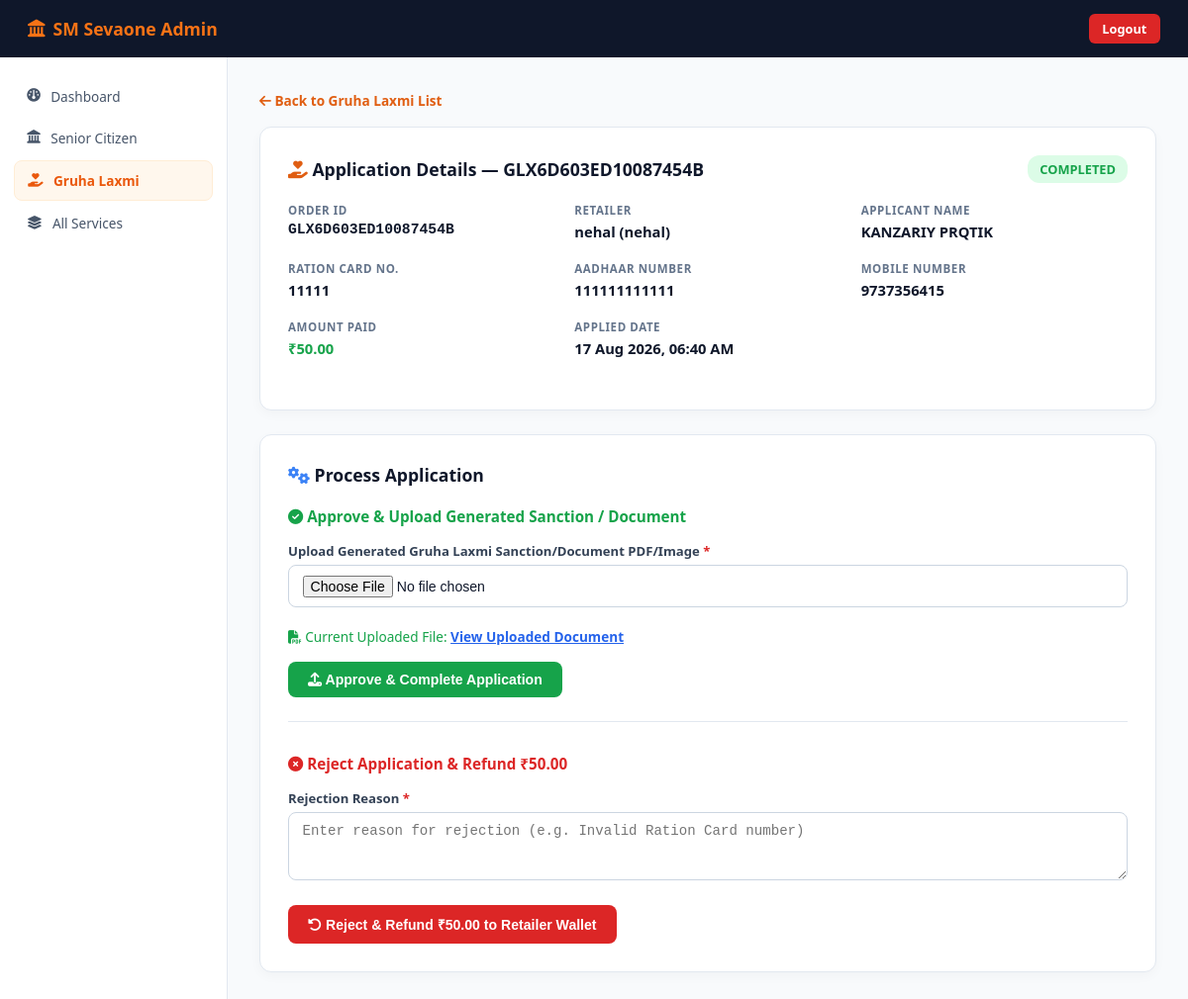
Page /admin-portal/gruha-laxmi/GLX6D603ED10087454B/ (signed in) on the committed database.
### app/models.py (models this page shows, shortened)
class GruhaLaxmiApplication(models.Model):
    STATUS_CHOICES = [('PENDING', 'Pending'), ('PROCESSING', 'Processing'), ('COMPLETED', 'Completed'), ('REJECTED', 'Rejected')]
    retailer            = models.ForeignKey(Retailer, on_delete=models.SET_NULL, null=True, blank=True, related_name='gruha_laxmi_applications')
    order_id            = models.CharField(max_length=50, unique=True, editable=False)
    ration_number       = models.CharField(max_length=30)
    aadhaar_number      = models.CharField(max_length=12)
    applicant_name      = models.CharField(max_length=100)
    mobile              = models.CharField(max_length=10)
    output_pdf          = models.FileField(upload_to=upload_gruha_laxmi_output_pdf, null=True, blank=True)
    rejection_reason    = models.TextField(blank=True)
    amount              = models.DecimalField(max_digits=10, decimal_places=2, default=50.00)
    status              = models.CharField(max_length=20, choices=STATUS_CHOICES, default='PENDING')
    created_at          = models.DateTimeField(auto_now_add=True)
    processed_at        = models.DateTimeField(null=True, blank=True)
    class Meta:
        ordering = ['-created_at']

class Retailer(models.Model):
    retailer_id    = models.UUIDField(default=uuid.uuid4, editable=False, unique=True)
    user_id        = models.CharField(max_length=50, unique=True)
    password       = models.CharField(max_length=255)
    full_name      = models.CharField(max_length=100)
    mobile         = models.CharField(max_length=15, unique=True)
    email          = models.EmailField(max_length=100, blank=True)
    state          = models.CharField(max_length=50, blank=True)
    address        = models.TextField(blank=True)
    wallet_balance = models.DecimalField(max_digits=10, decimal_places=2, default=0)
    is_verified    = models.BooleanField(default=False)
    is_active      = models.BooleanField(default=True)
    created_at     = models.DateTimeField(auto_now_add=True)

### app/admin_views.py (the view)
# urls.py: path('admin-portal/gruha-laxmi/<str:order_id>/', admin_views.admin_gruha_laxmi_detail, name='admin_gruha_laxmi_detail'),
def admin_gruha_laxmi_detail(request, order_id):
    if not _check_admin(request):
        return redirect('admin_login')
    app_obj = get_object_or_404(GruhaLaxmiApplication, order_id=order_id)
    return render(request, 'admin_gruha_laxmi_detail.html', {'app_obj': app_obj})

### app/admin_views.py (called while the page is built)
def _check_admin(request):
    return request.session.get('is_admin') is True

### pan_project/templates/admin_gruha_laxmi_detail.html (shortened to what this page needs)
<!DOCTYPE html>
<html lang="en">
<head>
<link rel="stylesheet" href="https://cdnjs.cloudflare.com/ajax/libs/font-awesome/6.4.0/css/all.min.css">
</head>
<body>
<div class="topbar">
  <div class="brand"><i class="fa-solid fa-landmark"></i> SM Sevaone Admin</div>
  <a href="{% url 'admin_logout' %}" class="btn-logout">Logout</a>
</div>
<div class="main-wrap">
  <div class="sidebar">
    <a href="{% url 'admin_dashboard' %}" class="nav-item"><i class="fa-solid fa-gauge"></i> Dashboard</a>
    <a href="{% url 'admin_senior_list' %}" class="nav-item"><i class="fa-solid fa-landmark"></i> Senior Citizen</a>
    <a href="{% url 'admin_gruha_laxmi_list' %}" class="nav-item active"><i class="fa-solid fa-hand-holding-heart"></i> Gruha Laxmi</a>
    <a href="{% url 'admin_other_services' %}" class="nav-item"><i class="fa-solid fa-layer-group"></i> All Services</a>
  </div>
  <div class="content">
    <div style="margin-bottom:1rem">
      <a href="{% url 'admin_gruha_laxmi_list' %}" style="color:#e05e12;text-decoration:none;font-weight:600;font-size:.85rem"><i class="fa-solid fa-arrow-left me-1"></i> Back to Gruha Laxmi List</a>
    </div>
    <div class="card">
      <div class="card-title">
        <span><i class="fa-solid fa-hand-holding-heart" style="color:#e05e12"></i> Application Details — {{ app_obj.order_id }}</span>
        {% if app_obj.status == 'COMPLETED' %}
          <span class="badge badge-completed">COMPLETED</span>
        {% elif app_obj.status == 'REJECTED' %}
          <span class="badge badge-rejected">REJECTED</span>
        {% else %}
          <span class="badge badge-pending">PENDING</span>
        {% endif %}
      </div>
      <div class="detail-grid">
        <div class="detail-item"><label>Order ID</label><div style="font-family:monospace">{{ app_obj.order_id }}</div></div>
        <div class="detail-item"><label>Retailer</label><div>{{ app_obj.retailer.full_name }} ({{ app_obj.retailer.user_id }})</div></div>
        <div class="detail-item"><label>Applicant Name</label><div>{{ app_obj.applicant_name }}</div></div>
        <div class="detail-item"><label>Ration Card No.</label><div>{{ app_obj.ration_number }}</div></div>
        <div class="detail-item"><label>Aadhaar Number</label><div>{{ app_obj.aadhaar_number }}</div></div>
        <div class="detail-item"><label>Mobile Number</label><div>{{ app_obj.mobile }}</div></div>
        <div class="detail-item"><label>Amount Paid</label><div style="color:#16a34a">₹{{ app_obj.amount }}</div></div>
        <div class="detail-item"><label>Applied Date</label><div>{{ app_obj.created_at|date:"d M Y, h:i A" }}</div></div>
      </div>
    </div>
    <div class="card">
      <div class="card-title"><span><i class="fa-solid fa-gears" style="color:#3b82f6"></i> Process Application</span></div>
      <form id="approveForm" style="margin-bottom:2rem;padding-bottom:1.5rem;border-bottom:1px solid #e2e8f0">
        <h4 style="font-size:.95rem;font-weight:700;color:#16a34a;margin-bottom:1rem"><i class="fa-solid fa-circle-check me-1"></i> Approve &amp; Upload Generated Sanction / Document</h4>
        <div class="form-group">
          <label>Upload Generated Gruha Laxmi Sanction/Document PDF/Image <span style="color:#dc2626">*</span></label>
          <input type="file" name="output_pdf" class="form-control" accept=".pdf,image/*" required>
        </div>
        {% if app_obj.output_pdf %}
          <div style="margin-bottom:1rem;font-size:.85rem;color:#16a34a">
            <i class="fa-solid fa-file-pdf me-1"></i> Current Uploaded File: <a href="{{ app_obj.output_pdf.url }}" target="_blank" style="color:#2563eb;font-weight:700">View Uploaded Document</a>
          </div>
        {% endif %}
        <button type="submit" class="btn-approve"><i class="fa-solid fa-upload me-1"></i> Approve &amp; Complete Application</button>
      </form>
      <form id="rejectForm">
        <h4 style="font-size:.95rem;font-weight:700;color:#dc2626;margin-bottom:1rem"><i class="fa-solid fa-circle-xmark me-1"></i> Reject Application &amp; Refund ₹{{ app_obj.amount }}</h4>
        <div class="form-group">
          <label>Rejection Reason <span style="color:#dc2626">*</span></label>
          <textarea name="rejection_reason" class="form-control" rows="3" placeholder="Enter reason for rejection (e.g. Invalid Ration Card number)" required>{{ app_obj.rejection_reason }}</textarea>
        </div>
        <button type="submit" class="btn-reject"><i class="fa-solid fa-rotate-left me-1"></i> Reject &amp; Refund ₹{{ app_obj.amount }} to Retailer Wallet</button>
      </form>
    </div>
  </div>
</div>
</body>
</html>

### pan_project/templates/admin_gruha_laxmi_detail.html (style rules this page uses)
* { box-sizing:border-box;margin:0;padding:0 }
body { font-family:'Segoe UI',system-ui,-apple-system,sans-serif;background:#f8fafc;color:#0f172a;min-height:100vh;display:flex;flex-direction:column }
.topbar { background:#0f172a;color:#fff;padding:.9rem 1.75rem;display:flex;align-items:center;justify-content:space-between }
.brand { font-size:1.1rem;font-weight:700;color:#f97316;display:flex;align-items:center;gap:8px }
.btn-logout { background:#dc2626;color:#fff;padding:.35rem .85rem;border-radius:6px;text-decoration:none;font-size:.8rem;font-weight:600 }
.main-wrap { display:flex;flex:1 }
.sidebar { width:230px;background:#ffffff;border-right:1px solid #e2e8f0;padding:1.25rem .85rem;display:flex;flex-direction:column;gap:.25rem }
.nav-item { display:flex;align-items:center;gap:.65rem;padding:.6rem .85rem;border-radius:8px;font-size:.85rem;color:#475569;text-decoration:none;font-family:inherit;transition:all 0.15s ease }
.nav-item.active { background:#fff7ed;color:#ea580c;font-weight:700;border:1px solid #ffedd5 }
.content { flex:1;padding:2rem;overflow-y:auto }
.card { background:#fff;border-radius:12px;box-shadow:0 4px 12px rgba(0,0,0,0.03);border:1px solid #e2e8f0;padding:1.75rem;margin-bottom:1.5rem }
.card-title { font-size:1.1rem;font-weight:700;color:#0f172a;margin-bottom:1.25rem;display:flex;align-items:center;justify-content:space-between }
.detail-grid { display:grid;grid-template-columns:repeat(3,1fr);gap:1.25rem;margin-bottom:1.5rem }
.detail-item label { font-size:.72rem;color:#64748b;text-transform:uppercase;font-weight:700;letter-spacing:.05em;display:block;margin-bottom:.25rem }
.detail-item div { font-size:.92rem;font-weight:600;color:#0f172a }
.badge { display:inline-block;padding:.3rem .75rem;border-radius:12px;font-size:.8rem;font-weight:700 }
.badge-completed { background:#dcfce7;color:#16a34a }
.btn-approve { background:#16a34a;color:#fff;padding:.6rem 1.25rem;border-radius:8px;border:none;font-weight:700;font-size:.88rem;cursor:pointer }
.btn-reject { background:#dc2626;color:#fff;padding:.6rem 1.25rem;border-radius:8px;border:none;font-weight:700;font-size:.88rem;cursor:pointer }
.form-group { margin-bottom:1.25rem }
.form-group label { font-size:.82rem;font-weight:700;color:#334155;margin-bottom:.35rem;display:block }
.form-control { width:100%;padding:.6rem .85rem;border:1px solid #cbd5e1;border-radius:8px;font-size:.88rem }

### rows in the picture
GruhaLaxmiApplication: order_id "GLX6D603ED10087454B", retailer.full_name "nehal", retailer.user_id "nehal", applicant_name "KANZARIY PRQTIK", ration_number "11111", aadhaar_number "111111111111", mobile "9737356415", amount "50.00", created_at "17 Aug 2026, 06:40 AM"
